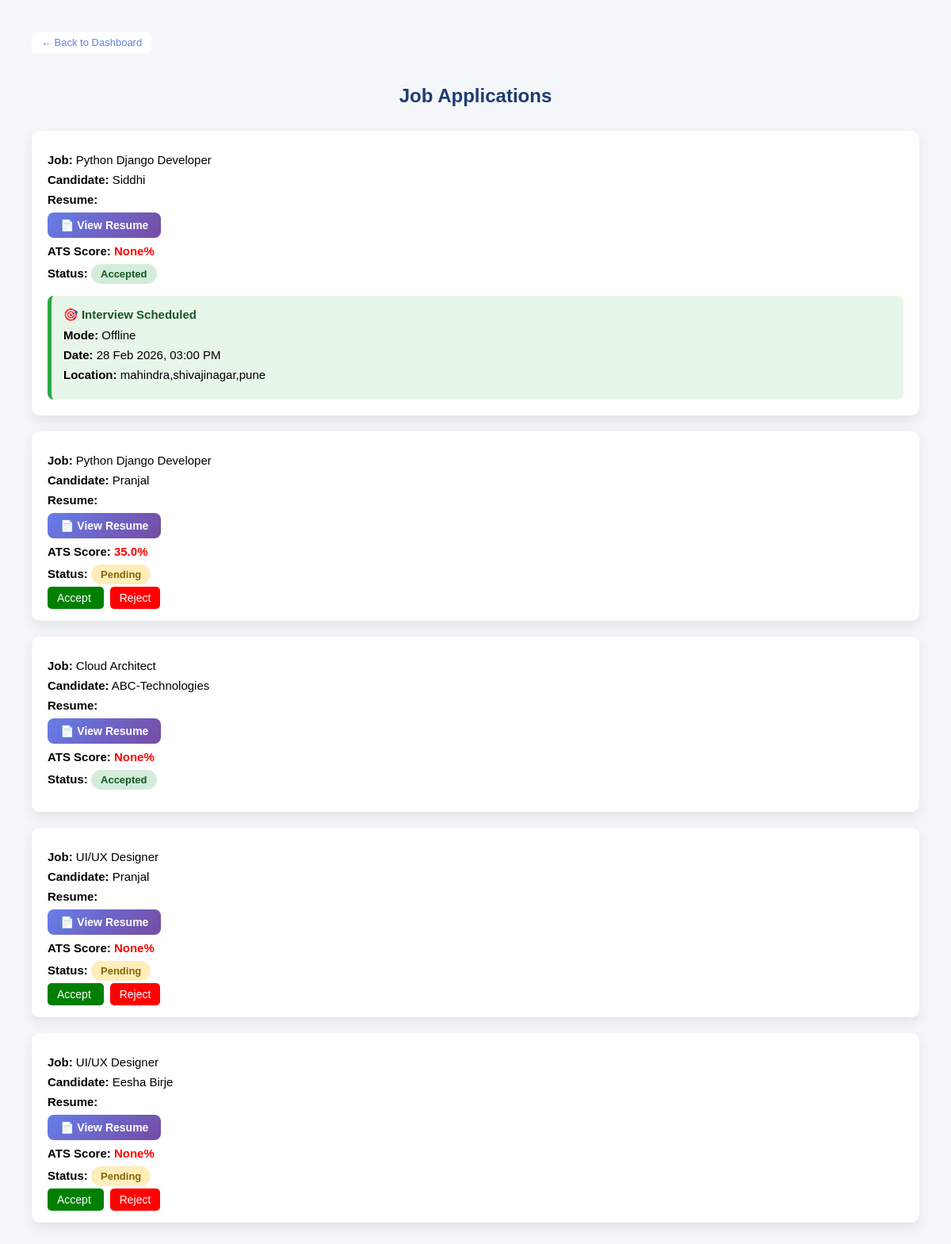
The app's page /applications/ (signed in) with its own data.
### jobs/models.py (models this page shows, shortened)
class Application(models.Model):
    STATUS_CHOICES = [
        ('pending', 'Pending'),
        ('accepted', 'Accepted'),
        ('rejected', 'Rejected'),
    ]
    INTERVIEW_MODE = [
        ('online', 'Online'),
        ('offline', 'Offline'),
    ]
    job = models.ForeignKey(Job, on_delete=models.CASCADE)
    candidate = models.ForeignKey(User, on_delete=models.CASCADE)
    resume = models.FileField(upload_to='resumes/')
    status = models.CharField(max_length=20, choices=STATUS_CHOICES, default='pending')
    ats_score = models.FloatField(null=True, blank=True)
    interview_mode = models.CharField(max_length=10, choices=INTERVIEW_MODE, blank=True, null=True)
    interview_date = models.DateTimeField(blank=True, null=True)
    interview_link = models.URLField(blank=True, null=True)
    interview_location = models.CharField(max_length=255, blank=True, null=True)

class Job(models.Model):
    company = models.ForeignKey(User, on_delete=models.CASCADE)
    title = models.CharField(max_length=200)
    description = models.TextField()
    salary_min = models.IntegerField()
    salary_max = models.IntegerField()
    location = models.CharField(max_length=100)
    created_at = models.DateTimeField(auto_now_add=True)

### accounts/views.py (the view)
# urls.py: path("applications/", views.view_applications, name="view_applications"),
@login_required
def view_applications(request):
    if request.user.profile.role != "company":
        return redirect("candidate_dashboard")
    applications = Application.objects.filter(job__company=request.user)
    return render(request, "accounts/view_applications.html", {
        "applications": applications
    })

### templates/accounts/view_applications.html (shortened to what this page needs)
<!DOCTYPE html>
<html>
<head>
</head>
<body>
<a href="{% url 'company_dashboard' %}"
   style="
   background:white;
   color:#667eea;
   padding:6px 12px;
   border-radius:6px;
   text-decoration:none;
   font-size:13px;
   display:inline-block;
   margin-bottom:20px;">
   ← Back to Dashboard
</a>
<h2>Job Applications</h2>
{% for application in applications %}
<div class="application-card">
    <p><strong>Job:</strong> {{ application.job.title }}</p>
    <p><strong>Candidate:</strong> {{ application.candidate.username }}</p>
    <p><strong>Resume:</strong></p>
    {% if application.resume %}
    <a href="{{ application.resume.url }}" target="_blank"
       style="
       display:inline-block;
       padding:8px 16px;
       background:linear-gradient(135deg,#667eea,#764ba2);
       color:white;
       border-radius:8px;
       text-decoration:none;
       font-size:14px;
       font-weight:bold;">
       📄 View Resume
    </a>
    {% endif %}
    <p>
        <strong>ATS Score:</strong>
        {% if application.ats_score >= 80 %}
        <span style="color:green;font-weight:bold;">
            {{ application.ats_score }}%
        </span>
        {% elif application.ats_score >= 50 %}
        <span style="color:orange;font-weight:bold;">
            {{ application.ats_score }}%
        </span>
        {% else %}
        <span style="color:red;font-weight:bold;">
            {{ application.ats_score }}%
        </span>
        {% endif %}
    </p>
    <p>
        <strong>Status:</strong>
        <span class="status {{ application.status }}">
            {{ application.status|title }}
        </span>
    </p>
    {% if application.status == "accepted" and application.interview_date %}
    <div style="
        margin-top:15px;
        padding:15px;
        background:#e8f5e9;
        border-left:5px solid #28a745;
        border-radius:8px;
    ">
        <p style="margin:0 0 8px 0; font-weight:bold; color:#155724;">
            🎯 Interview Scheduled
        </p>
        <p><strong>Mode:</strong> {{ application.interview_mode|title }}</p>
        <p>
            <strong>Date:</strong>
            {{ application.interview_date|date:"d M Y, h:i A" }}
        </p>
        {% if application.interview_mode == "online" %}
        <p>
            <strong>Meeting Link:</strong>
            <a href="{{ application.interview_link }}" target="_blank" style="color:#28a745;">
                Open Interview Link
            </a>
        </p>
        {% else %}
        <p><strong>Location:</strong> {{ application.interview_location }}</p>
        {% endif %}
    </div>
    {% endif %}
    {% if application.status == "pending" %}
    <a href="{% url 'update_application_status' application.id 'accepted' %}"
       class="btn accept-btn">
       Accept
    </a>
    <a href="{% url 'update_application_status' application.id 'rejected' %}"
       class="btn reject-btn">
       Reject
    </a>
    {% endif %}
</div>
{% empty %}
<p class="no-app">No applications yet.</p>
{% endfor %}
</body>
</html>

### templates/accounts/view_applications.html (style rules this page uses)
body { font-family: Arial, sans-serif; background: #f4f6f9; margin: 0; padding: 40px; }
h2 { text-align: center; margin-bottom: 30px; color: #1e3c72; }
.application-card { background: white; padding: 20px; border-radius: 10px; margin-bottom: 20px; box-shadow: 0 6px 15px rgba(0,0,0,0.08); transition: 0.3s ease; }
.application-card p { margin: 8px 0; font-size: 15px; }
.status { display: inline-block; padding: 5px 12px; border-radius: 20px; font-size: 13px; font-weight: bold; }
.pending { background: #ffeeba; color: #856404; }
.accepted { background: #d4edda; color: #155724; }
.btn { padding: 6px 12px; border-radius: 5px; color: white; text-decoration: none; font-size: 14px; margin-right: 8px; }
.accept-btn { background: green; }
.reject-btn { background: red; }

### records on screen
Application: job "Python Django Developer", candidate.username "Siddhi", ats_score "None", status "Accepted", interview_mode "Offline", interview_date "28 Feb 2026, 03:00 PM", interview_location "mahindra,shivajinagar,pune"
Application: job "Python Django Developer", candidate.username "Pranjal", ats_score "35.0", status "Pending", shows "Accept"
Application: job "Cloud Architect", candidate.username "ABC-Technologies", ats_score "None", status "Accepted"
Application: job "UI/UX Designer", candidate.username "Pranjal", ats_score "None", status "Pending", shows "Accept"
Application: job "UI/UX Designer", candidate.username "Eesha Birje", ats_score "None", status "Pending", shows "Accept"
